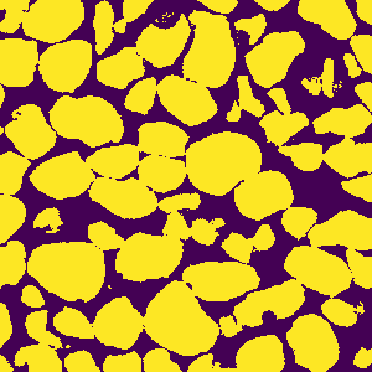
#> input picture WorkFolder/CroppedImage.png, 372 x 372 px
$ python PixelCode.py
#> lines starting #> are read from the running program, lines starting #| are printed output that depends on the picture
#Libraries
from PIL import Image, ImageOps
from collections import defaultdict

img    = Image.open('CroppedImage.png')
#> img is the input picture: PIL image 372x372 RGBA; mean R, G, B, A 188.9, 151.4, 52.6, 255
pixels = img.load()
s = img.size
#> s = (372, 372)

by_color = defaultdict(int)
for pixel in img.getdata():
    by_color[pixel] += 1
#> this loop made 138384 passes
#> pixel on passes 1 to 3: (253, 231, 36, 255), (253, 231, 36, 255), (253, 231, 36, 255)
#> after the loop, by_color = {(253, 231, 36, 255): 90462, (68, 1, 84, 255): 47922}
print(by_color)
#| defaultdict(<class 'int'>, {(253, 231, 36, 255): 90462, (68, 1, 84, 255): 47922})

counter_1 = 0
counter_2 = 0
for i in range(img.size[0]):
	for j in range(img.size[1]):
		if pixels[i,j][0] == 68 and pixels[i,j][1] == 1 and pixels[i,j][2] == 84:
			counter_1 += 1
			pixels[i,j] = (0,0,0,255)
		elif pixels[i,j][0] == 253 and pixels[i,j][1] == 231 and pixels[i,j][2] == 36:
			counter_2 += 1
			pixels[i,j] = (255,255,255,255)
#> after the loop, counter_1 = 47922; counter_2 = 90462
newimg = ImageOps.expand(img, border=1, fill='black')
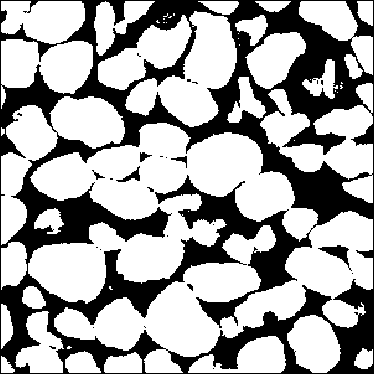
#> newimg: PIL image 374x374 RGBA; mean R, G, B, A 164.9, 164.9, 164.9, 255
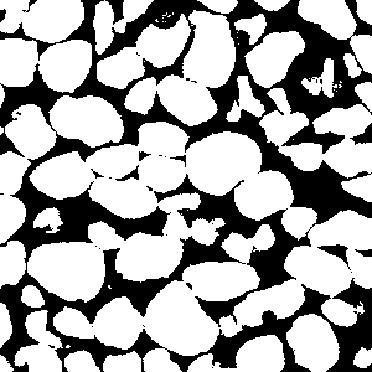
#> img: PIL image 372x372 RGBA; mean R, G, B, A 166.7, 166.7, 166.7, 255
newimg.show()

imgsize = newimg.size
#> imgsize = (374, 374)
print(imgsize)
#| (374, 374)
newimg.save("FinalImage.png")
